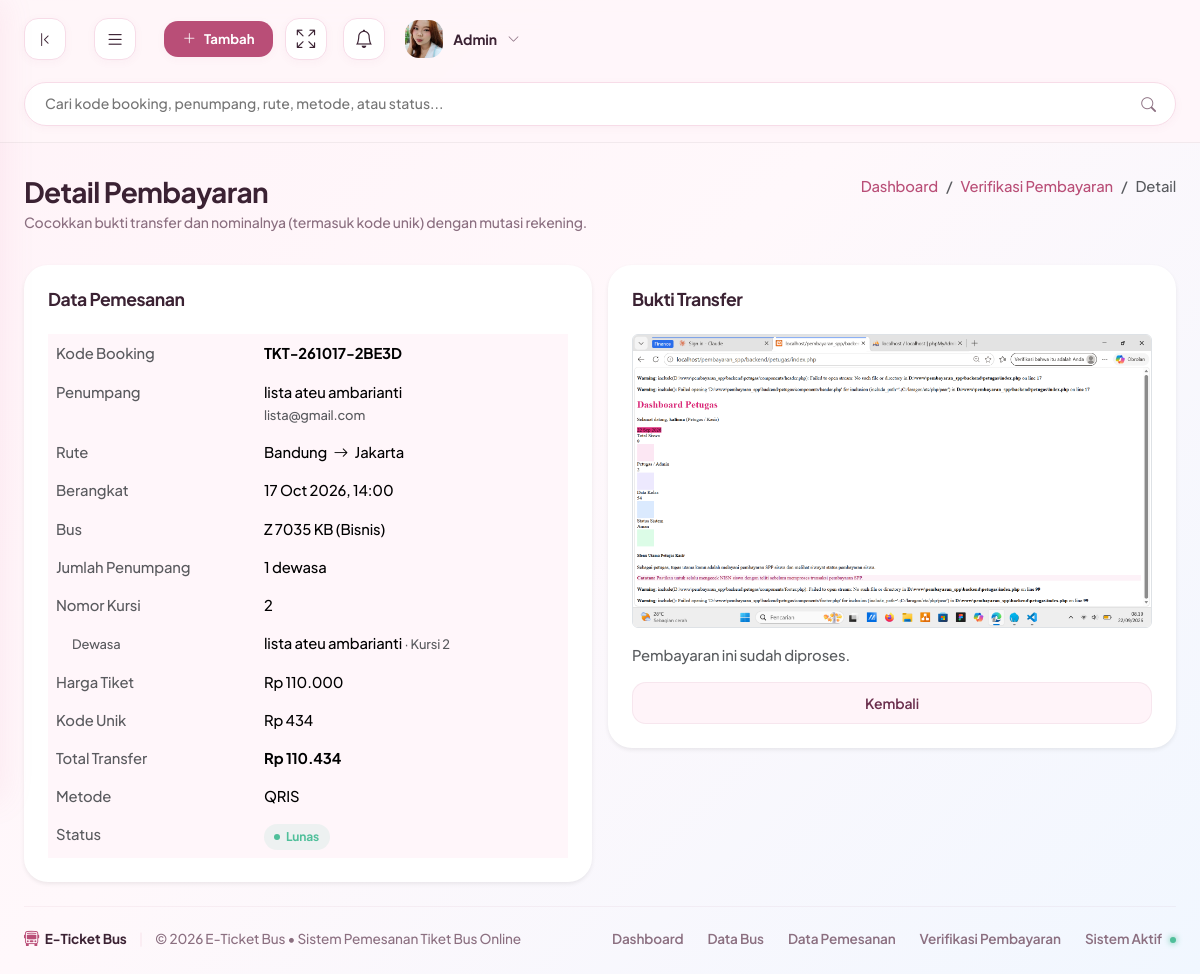
/admin/index.php?page=verifikasi_pembayaran&aksi=detail&id=20 (signed in), run on the app's committed database.
### tables this page shows
CREATE TABLE `payments` (
  `id` int NOT NULL,
  `booking_id` int NOT NULL,
  `metode_pembayaran` enum('Transfer BCA','Transfer BRI','Transfer Mandiri','QRIS','DANA') NOT NULL,
  `bukti_transfer` varchar(255) DEFAULT NULL,
  `status` enum('pending','lunas','gagal','ditolak') NOT NULL DEFAULT 'pending',
  `alasan_penolakan` varchar(255) DEFAULT NULL
);

CREATE TABLE `bookings` (
  `id` int NOT NULL,
  `user_id` int NOT NULL,
  `schedule_id` int NOT NULL,
  `nomor_kursi` varchar(60) NOT NULL,
  `jumlah_dewasa` tinyint UNSIGNED NOT NULL DEFAULT '1',
  `jumlah_bayi` tinyint UNSIGNED NOT NULL DEFAULT '0',
  `kode_unik` smallint UNSIGNED NOT NULL DEFAULT '0',
  `batas_bayar` datetime DEFAULT NULL,
  `kode_booking` varchar(50) NOT NULL
);

CREATE TABLE `users` (
  `id` int NOT NULL,
  `nama` varchar(150) NOT NULL,
  `username` varchar(50) NOT NULL,
  `email` varchar(150) NOT NULL,
  `no_hp` varchar(20) DEFAULT NULL,
  `password` varchar(255) NOT NULL,
  `role` enum('admin','kondektur','penumpang') NOT NULL
);

CREATE TABLE `schedules` (
  `id` int NOT NULL,
  `bus_id` int NOT NULL,
  `sopir` varchar(255) NOT NULL,
  `kota_asal` varchar(100) NOT NULL,
  `kota_tujuan` varchar(100) NOT NULL,
  `jam_berangkat` datetime NOT NULL,
  `jam_tiba` datetime DEFAULT NULL,
  `harga` decimal(10,2) NOT NULL
);

CREATE TABLE `buses` (
  `id` int NOT NULL,
  `nama_bus` varchar(255) NOT NULL,
  `plat_nomor` varchar(50) NOT NULL,
  `kapasitas_kursi` bigint NOT NULL,
  `kelas` varchar(50) NOT NULL,
  `tata_letak` varchar(10) DEFAULT NULL,
  `fasilitas` varchar(255) DEFAULT NULL,
  `foto` varchar(255) DEFAULT NULL
);

CREATE TABLE `booking_penumpang` (
  `id` int NOT NULL,
  `booking_id` int NOT NULL,
  `schedule_id` int NOT NULL,
  `nama` varchar(150) NOT NULL,
  `tipe` enum('dewasa','bayi') NOT NULL DEFAULT 'dewasa',
  `nomor_kursi` varchar(10) DEFAULT NULL,
  `kode_tiket` varchar(40) DEFAULT NULL,
  `status_naik` tinyint(1) NOT NULL DEFAULT '0',
  `waktu_naik` datetime DEFAULT NULL,
  `diperiksa_oleh` int DEFAULT NULL
);

### admin/login/auth.php (called while the page is built, shortened)
<?php
if (!function_exists('param_str')) {
    function param_str(string $kunci, string $bawaan = '', string $sumber = 'GET', int $maks = 100): string
    {
        $data  = $sumber === 'POST' ? $_POST : $_GET;
        $nilai = $data[$kunci] ?? $bawaan;
        return mb_substr(trim($nilai), 0, $maks, 'UTF-8');
    }
}
if (!function_exists('param_id')) {
    function param_id(string $kunci, string $sumber = 'GET'): int
    {
        $nilai = param_str($kunci, '0', $sumber, 12);
        return ctype_digit($nilai) ? (int) $nilai : 0;
    }
}

### admin/pages/verifikasi_pembayaran/verifikasi_pembayaran_detail.php (the view, shortened to what this page needs)
<?php
include_once __DIR__ . '/../../database/koneksi.php';
$STATUS = [
    'pending' => ['label' => 'Menunggu',  'badge' => 'pending'],
    'lunas'   => ['label' => 'Lunas',     'badge' => 'success'],
    'ditolak' => ['label' => 'Ditolak',   'badge' => 'failed'],
];
$STATUS_MENUNGGU = 'pending';
$FOLDER_BUKTI = BASE_URL . '/uploads/bukti/';
$id = param_id('id');
$ambil = $koneksi->prepare(
    "SELECT p.id, p.metode_pembayaran, p.bukti_transfer, p.status, p.alasan_penolakan,
            b.id AS booking_id, b.kode_booking, b.nomor_kursi, b.jumlah_dewasa, b.jumlah_bayi, b.kode_unik,
            u.nama, u.email,
            s.kota_asal, s.kota_tujuan, s.jam_berangkat, (s.jam_berangkat < NOW()) AS sudah_berangkat, s.harga,
            bs.plat_nomor, bs.kelas
     FROM payments p
     JOIN bookings  b  ON b.id  = p.booking_id
     JOIN users     u  ON u.id  = b.user_id
     JOIN schedules s  ON s.id  = b.schedule_id
     JOIN buses     bs ON bs.id = s.bus_id
     WHERE p.id = ?"
);
$ambil->bind_param('i', $id);
$ambil->execute();
$p = $ambil->get_result()->fetch_assoc();
$info    = $STATUS[$p['status']] ?? ['label' => $p['status'], 'badge' => 'pending'];
$bukti   = trim((string) $p['bukti_transfer']);
$ext     = strtolower(pathinfo($bukti, PATHINFO_EXTENSION));
$gambar  = in_array($ext, ['jpg', 'jpeg', 'png', 'gif', 'webp'], true);
$url_bukti = $FOLDER_BUKTI . rawurlencode($bukti);
$harga_tiket    = (int) round((float) $p['harga']) * max(1, (int) $p['jumlah_dewasa']);
$kode_unik      = (int) ($p['kode_unik'] ?? 0);
$total_transfer = $harga_tiket + $kode_unik;
$berangkat      = !empty($p['sudah_berangkat']);
$ambil_pax = $koneksi->prepare("SELECT nama, tipe, nomor_kursi FROM booking_penumpang WHERE booking_id = ? ORDER BY (tipe = 'bayi') ASC, id ASC");
$ambil_pax->bind_param('i', $p['booking_id']);
$ambil_pax->execute();
$daftar_pax = $ambil_pax->get_result()->fetch_all(MYSQLI_ASSOC);
?>
<div class="page-header">
  <div>
    <h1 class="page-title">Detail Pembayaran</h1>
    <p class="page-subtitle">Cocokkan bukti transfer dan nominalnya (termasuk kode unik) dengan mutasi rekening.</p>
  </div>
  <nav aria-label="breadcrumb">
    <ol class="breadcrumb mb-0">
      <li class="breadcrumb-item"><a href="<?= BASE_URL ?>/admin/index.php" class="text-decoration-none text-muted-green">Dashboard</a></li>
      <li class="breadcrumb-item"><a href="<?= BASE_URL ?>/admin/index.php?page=verifikasi_pembayaran" class="text-decoration-none text-muted-green">Verifikasi Pembayaran</a></li>
      <li class="breadcrumb-item active text-main" aria-current="page">Detail</li>
    </ol>
  </nav>
</div>
<div class="row g-3">
  <div class="col-12 col-lg-6">
    <div class="card border-light shadow-sm p-4">
      <h5 class="card-title mb-4">Data Pemesanan</h5>
      <table class="table table-borderless mb-0">
        <tr><td class="text-muted" style="width:40%">Kode Booking</td><td><strong><?= htmlspecialchars($p['kode_booking']) ?></strong></td></tr>
        <tr><td class="text-muted">Penumpang</td><td><?= htmlspecialchars($p['nama']) ?><br><small class="text-muted"><?= htmlspecialchars($p['email']) ?></small></td></tr>
        <tr><td class="text-muted">Rute</td><td><?= htmlspecialchars($p['kota_asal']) ?> <i class="bi bi-arrow-right mx-1"></i> <?= htmlspecialchars($p['kota_tujuan']) ?></td></tr>
        <tr><td class="text-muted">Berangkat</td><td><?= date('d M Y, H:i', strtotime($p['jam_berangkat'])) ?></td></tr>
        <tr><td class="text-muted">Bus</td><td><?= htmlspecialchars($p['plat_nomor']) ?> (<?= htmlspecialchars($p['kelas']) ?>)</td></tr>
        <tr><td class="text-muted">Jumlah Penumpang</td><td><?= (int) $p['jumlah_dewasa'] ?> dewasa<?= (int) $p['jumlah_bayi'] > 0 ? ', ' . (int) $p['jumlah_bayi'] . ' bayi (gratis)' : '' ?></td></tr>
        <tr><td class="text-muted">Nomor Kursi</td><td><?= htmlspecialchars($p['nomor_kursi']) ?></td></tr>
        <?php foreach ($daftar_pax as $px) : ?>
          <tr>
            <td class="text-muted ps-4"><small><?= $px['tipe'] === 'bayi' ? 'Bayi' : 'Dewasa' ?></small></td>
            <td><?= htmlspecialchars($px['nama']) ?><?= $px['tipe'] === 'dewasa' ? ' <small class="text-muted">· Kursi ' . htmlspecialchars((string) $px['nomor_kursi']) . '</small>' : ' <small class="text-muted">· tanpa kursi</small>' ?></td>
          </tr>
        <?php endforeach; ?>
        <tr><td class="text-muted">Harga Tiket</td><td>Rp <?= number_format($harga_tiket, 0, ',', '.') ?></td></tr>
        <?php if ($kode_unik > 0) : ?>
          <tr><td class="text-muted">Kode Unik</td><td>Rp <?= number_format($kode_unik, 0, ',', '.') ?></td></tr>
        <?php endif; ?>
        <tr><td class="text-muted">Total Transfer</td><td><strong>Rp <?= number_format($total_transfer, 0, ',', '.') ?></strong></td></tr>
        <tr><td class="text-muted">Metode</td><td><?= htmlspecialchars($p['metode_pembayaran']) ?></td></tr>
        <tr><td class="text-muted">Status</td><td><span class="badge-table <?= $info['badge'] ?>"><?= htmlspecialchars($info['label']) ?></span></td></tr>
      </table>
    </div>
  </div>
  <div class="col-12 col-lg-6">
    <div class="card border-light shadow-sm p-4">
      <h5 class="card-title mb-4">Bukti Transfer</h5>
      <?php if ($bukti === '') : ?>
        <div class="alert alert-warning mb-3">Penumpang belum mengunggah bukti transfer.</div>
      <?php elseif ($gambar) : ?>
        <a href="<?= $url_bukti ?>" target="_blank" rel="noopener">
          <img src="<?= $url_bukti ?>" alt="Bukti transfer" class="img-fluid rounded border mb-3" style="max-height:420px">
        </a>
      <?php else : ?>
        <p class="mb-3"><a href="<?= $url_bukti ?>" target="_blank" rel="noopener"><i class="bi bi-file-earmark-text"></i> <?= htmlspecialchars($bukti) ?></a></p>
      <?php endif; ?>
      <?php if ($p['status'] === $STATUS_MENUNGGU) : ?>
        <?php if ($berangkat) : ?>
          <div class="alert alert-danger mb-3">
            <strong>Bus ini sudah berangkat.</strong> Jangan disetujui.
            Kembalikan dana ke penumpang secara manual (Rp <?= number_format($total_transfer, 0, ',', '.') ?>),
            <u>lalu</u> klik Tolak. Pesanan ini akan dihapus dari sistem setelah ditolak.
          </div>
        <?php endif; ?>
        <div class="d-flex gap-2">
          <form action="<?= BASE_URL ?>/admin/function/verifikasi_pembayaran.php?aksi=setujui" method="post"
                onsubmit="return confirm('Setujui pembayaran ini?')">
            <?= csrf_field() ?>
            <input type="hidden" name="id" value="<?= (int) $p['id'] ?>">
            <button type="submit" class="btn-custom btn-custom-primary"<?= ($bukti === '' || $berangkat) ? ' disabled' : '' ?>>
              <i class="bi bi-check-lg"></i> Setujui
            </button>
          </form>
          <button type="button" class="btn-custom btn-custom-light"
                  data-bs-toggle="collapse" data-bs-target="#form-tolak" aria-expanded="false" aria-controls="form-tolak">
            <i class="bi bi-x-lg"></i> Tolak
          </button>
          <a href="<?= BASE_URL ?>/admin/index.php?page=verifikasi_pembayaran" class="btn-custom btn-custom-light">Kembali</a>
        </div>
        <div class="collapse mt-3<?= $berangkat ? ' show' : '' ?>" id="form-tolak">
          <form action="<?= BASE_URL ?>/admin/function/verifikasi_pembayaran.php?aksi=tolak" method="post"
                onsubmit="return confirm('<?= $berangkat ? 'Pastikan dana SUDAH dikembalikan ke penumpang. Pesanan ini akan dihapus dari sistem. Lanjutkan?' : 'Tolak pembayaran ini dan kirim alasannya ke penumpang?' ?>')">
            <?= csrf_field() ?>
            <input type="hidden" name="id" value="<?= (int) $p['id'] ?>">
            <div class="mb-3">
              <label class="form-label" for="alasan">Alasan penolakan</label>
              <select class="form-select" id="alasan" name="alasan" required>
                <option value="">- Pilih alasan -</option>
                <?php foreach (ALASAN_TOLAK as $kode => $teks) : ?>
                  <option value="<?= htmlspecialchars($kode) ?>"<?= ($berangkat && $kode === 'berangkat') ? ' selected' : '' ?>><?= htmlspecialchars($teks) ?></option>
                <?php endforeach; ?>
              </select>
            </div>
            <div class="mb-3">
              <label class="form-label" for="catatan">
                Catatan untuk penumpang <span class="text-muted">(wajib jika memilih "Alasan lain")</span>
              </label>
              <textarea class="form-control" id="catatan" name="catatan" rows="2"
                        maxlength="<?= CATATAN_TOLAK_MAKS ?>"
                        placeholder="Contoh: Nominal yang masuk Rp140.000, kurang Rp10.000"></textarea>
            </div>
            <button type="submit" class="btn-custom btn-custom-light">
              <i class="bi bi-send"></i> Kirim penolakan
            </button>
          </form>
        </div>
        <script>
          // Catatan jadi wajib diisi kalau admin memilih "Alasan lain"
          document.getElementById('alasan').addEventListener('change', function () {
            document.getElementById('catatan').required = (this.value === 'lainnya');
          });
        </script>
      <?php else : ?>
        <p class="text-muted mb-3">Pembayaran ini sudah diproses.</p>
        <a href="<?= BASE_URL ?>/admin/index.php?page=verifikasi_pembayaran" class="btn-custom btn-custom-light">Kembali</a>
      <?php endif; ?>
    </div>
  </div>
</div>

### data on the page
payments: booking.kode_booking "TKT-261017-2BE3D", users.nama "lista ateu ambarianti", users.email "lista@gmail.com", schedules.kota_asal "Bandung", schedules.kota_tujuan "Jakarta", schedules.jam_berangkat "17 Oct 2026, 14:00", buses.plat_nomor "Z 7035 KB", buses.kelas "Bisnis", booking.jumlah_dewasa "1", booking.nomor_kursi "2", schedules.harga "110.000", booking.kode_unik "434", schedules.harga "110.434", metode_pembayaran "QRIS", status "Lunas", bukti_transfer (picture)
booking_penumpang: tipe "Dewasa", nama "lista ateu ambarianti", nomor_kursi "2"

### other printed values
$_SESSION['nama'] "Admin"
